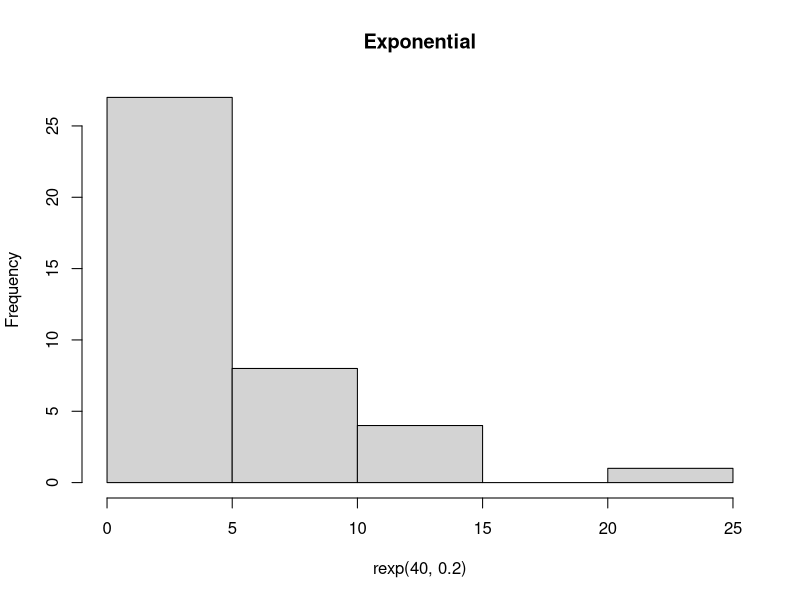
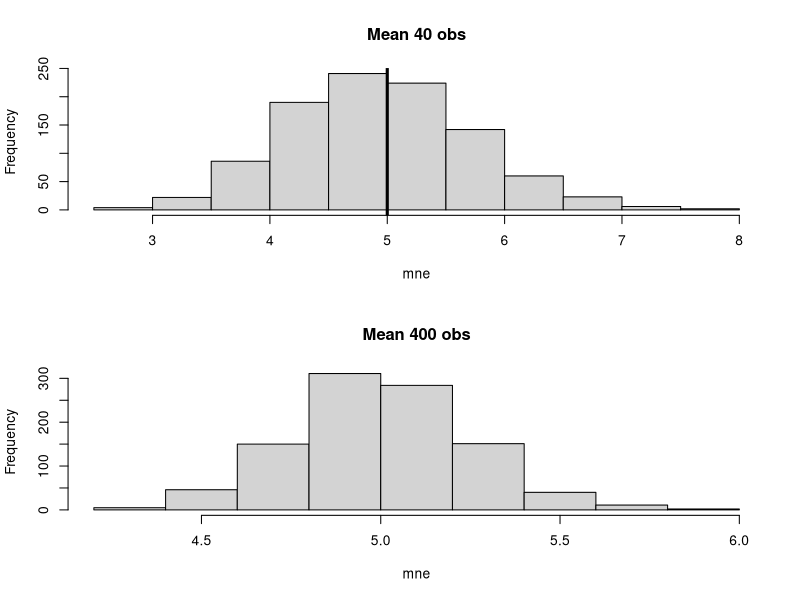
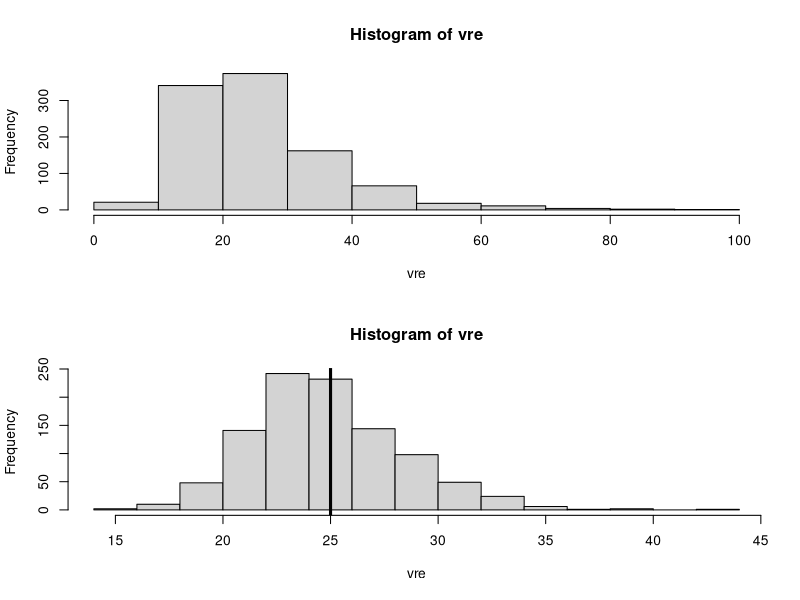
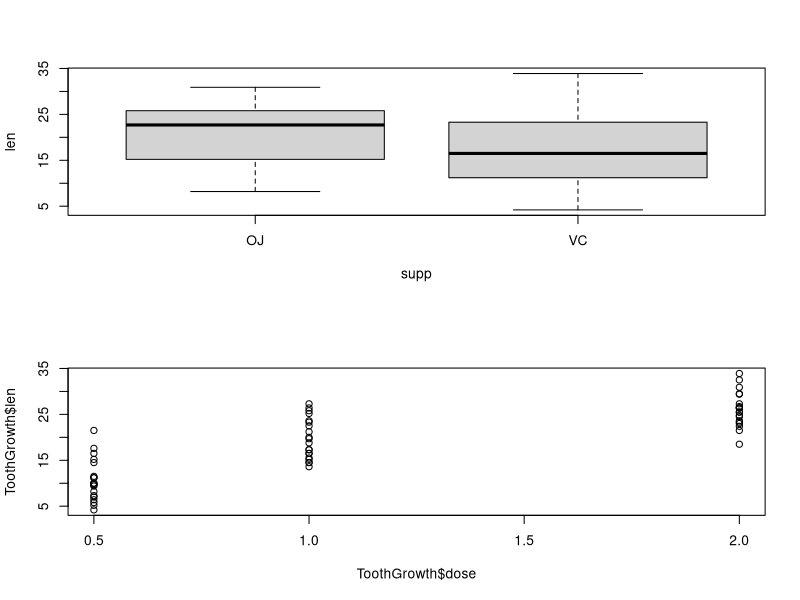
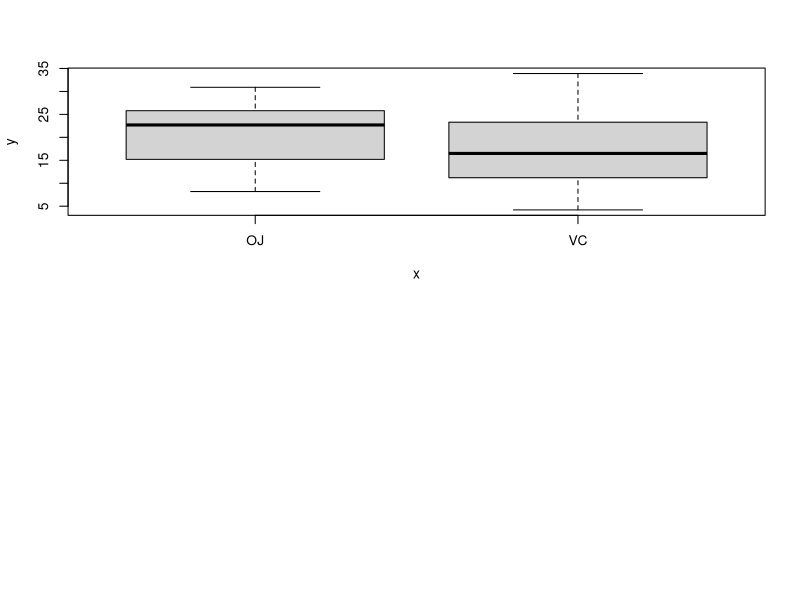

Source code (R) for these figures, in order: (Note: this script raises an error after producing the figures.)
# Illustrate via simulation and associated explanatory text the properties of the distribution of the mean of 40 exponentials.  You should
# 1. Show the sample mean and compare it to the theoretical mean of the distribution.
# 2. Show how variable the sample is (via variance) and compare it to the theoretical variance of the distribution.
# 3. Show that the distribution is approximately normal.

# In point 3, focus on the difference between the distribution of a large collection of random exponentials and the distribution of a large collection of averages of 40 exponentials. 

#Statistical Inference Project 
hist(rexp(40, 0.2), main="Exponential")


layout(matrix(c(1,1,2,2), 2, 2, byrow = TRUE))
mne = NULL
for (i in 1 : 1000) mne = c(mne, mean(rexp(40, 0.2)))
h<-hist(mne, main ="Mean 40 obs")
h
abline(v=5,lwd=3)

mne = NULL
for (i in 1 : 1000) mne = c(mne, mean(rexp(400, 0.2)))
hist(mne, main ="Mean 400 obs")
abline(v=25,lwd=3)

layout(matrix(c(1,1,2,2), 2, 2, byrow = TRUE))
vre = NULL
for (i in 1 : 1000) vre = c(vre, var(rexp(40, 0.2)))
hist(vre)

vre = NULL
for (i in 1 : 1000) vre = c(vre, var(rexp(400, 0.2)))
hist(vre)

abline(v=25,lwd=3)

x<-mne
xfit<-seq(min(x),max(x),length=40) 
yfit<-dnorm(xfit,mean=mean(x),sd=sd(x)) 
yfit <- yfit*diff(h$mids[1:2])*length(x) 
lines(xfit, yfit, col="blue", lwd=2)
#########################################################################
#########################################################################

##################
#ToothGrowth Data#
##################

data(ToothGrowth)
str(ToothGrowth)
summary(ToothGrowth)

tapply(ToothGrowth$len,ToothGrowth$sup,mean)

boxplot(len~supp,d=ToothGrowth)
plot(ToothGrowth$dose,ToothGrowth$len) 
plot(ToothGrowth$sup,ToothGrowth$len)
 
#T test for the difference in mean in pig with VC and OJ. 
VC<-subset(ToothGrowth,supp=='VC')
OJ<-subset(ToothGrowth,supp=='OJ')

Sx<-var(VC$len)
Sy<-var(OJ$len)

sp<-sqrt((29*Sx^2 + 29*Sy^2)/(30+30-2))
20.66333-16.96333+c(-1,1)*qt(.975,58)*sp*(1/30 + 1/30)^0.5


#O is in The confidence interval is in so with a certainty of 95% there is no 
#Statistical difference between the pigs with OR and the pigs with VC.

#Assumptions are : 
#Data from pics is iid normal distribuited. 
#Pigs with OJ and pigs with VC are from independent groups.


#Using R 
t.test(Sxlen,Sy$dose)
